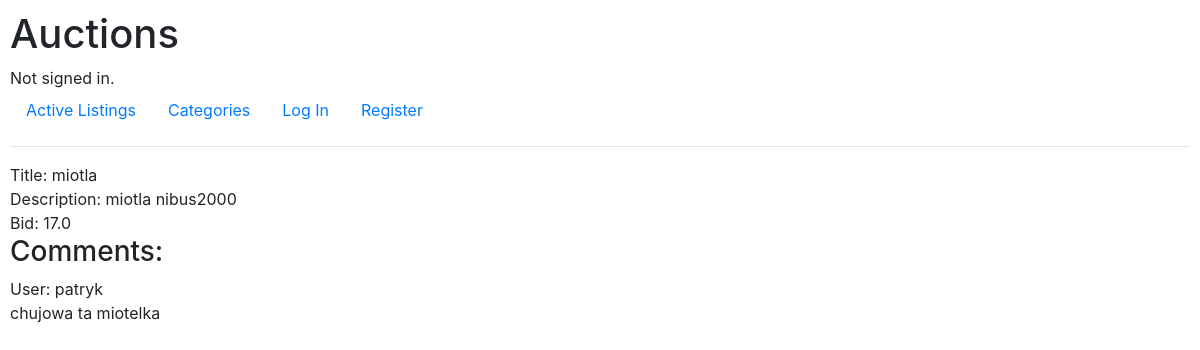
/listing/2, run on an earlier commit of the app's database.
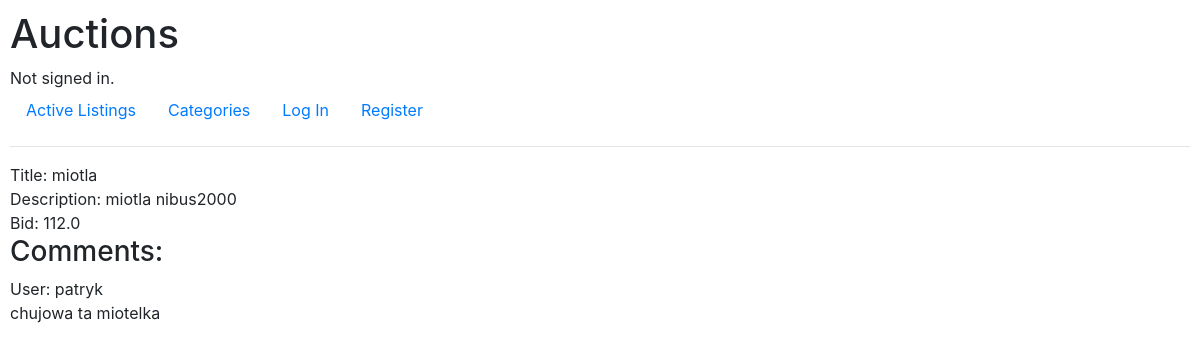
And on a later commit of the database.
### auctions/models.py (models this page shows, shortened)
class AuctionListing(models.Model):
    title = models.CharField(max_length=64)
    description = models.CharField(max_length=128)
    starting_bid = models.FloatField()
    image_url = models.CharField(max_length=64,null=True)
    category = models.CharField(max_length=64,default="Toys")
    creator = models.ForeignKey(User,on_delete=models.CASCADE)
    sold = models.BooleanField(default=False)

### auctions/views.py (the view, shortened to what this page needs)
# urls.py: path("listing/<int:listing_id>", views.listing, name="listing"),
def listing(request,listing_id):
    auction_listing = AuctionListing.objects.get(id=listing_id)
    return render(request, "auctions/listing.html",{
        'auction': auction_listing,
        'comments': AuctionListingComments.objects.filter(auction=auction_listing),
    })

### auctions/templates/auctions/listing.html (shortened to what this page needs)
{% extends "auctions/layout.html" %}
{% block body%}
<div>
    Title: {{auction.title}} <br>
    Description: {{auction.description}} <br>
    Bid: {{auction.starting_bid}}
</div>
    <h3>Comments:</h3>
    {% for comment in comments %}
        User: {{comment.creator}} <br>
        {{comment.content}}
        <br><br>
    {% endfor %}
{% endblock %}

What changed in the data, as far as the page shows it:
changed AuctionListing "miotla": starting_bid "17.0" → "112.0"
